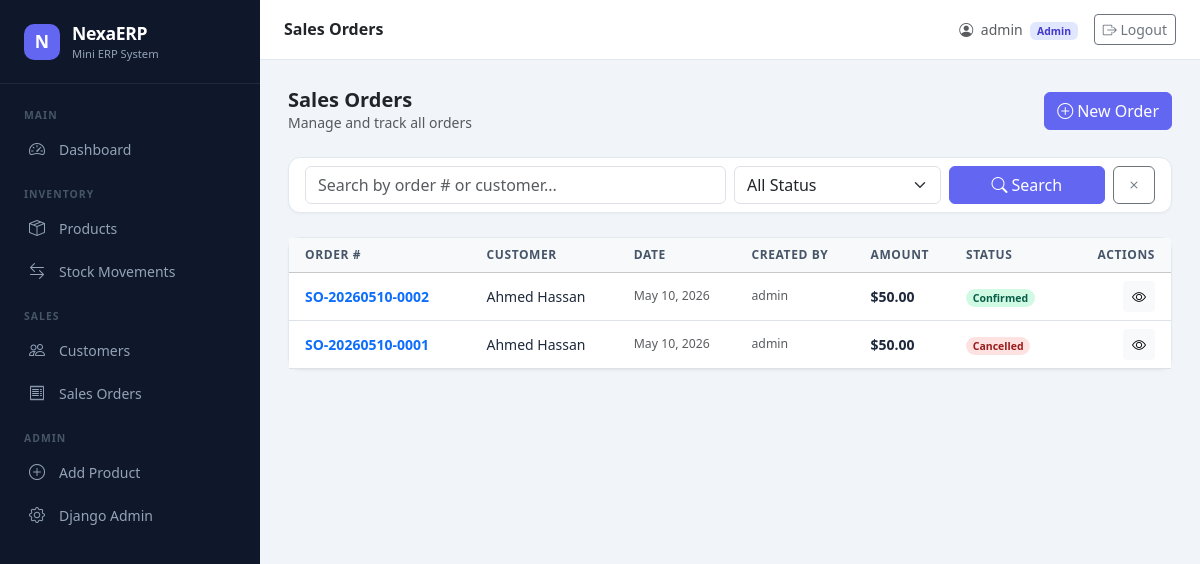
The page /orders/ (signed in) on the database as committed earlier.
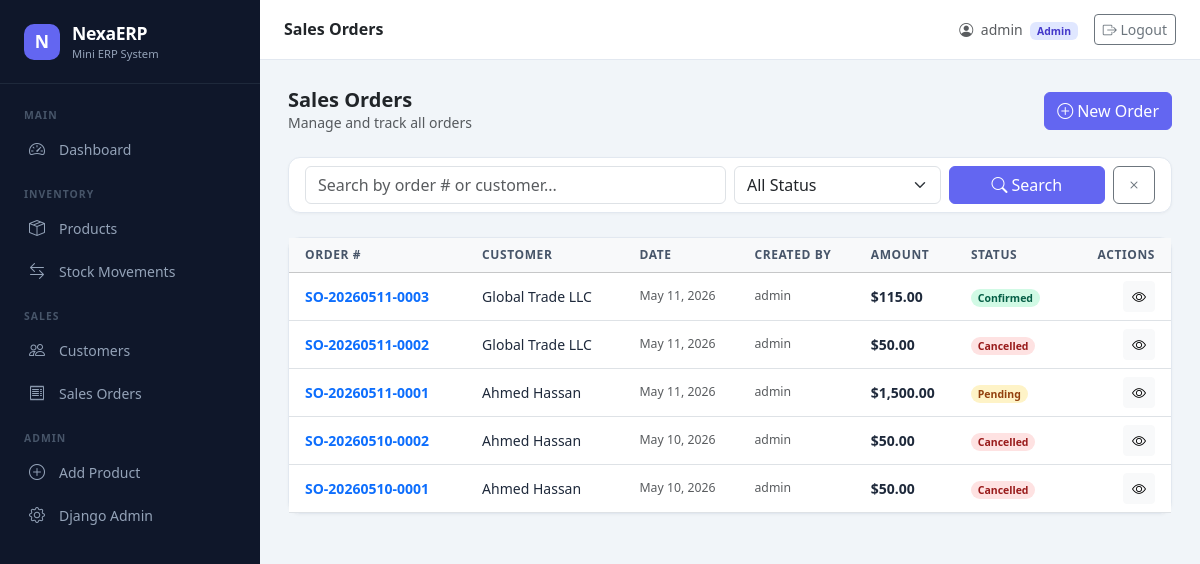
The same page on the database as committed later.
### orders/models.py (models this page shows, shortened)
class SalesOrder(models.Model):
    STATUS_CHOICES = [
        ('pending', 'Pending'),
        ('confirmed', 'Confirmed'),
        ('cancelled', 'Cancelled'),
    ]
    order_number = models.CharField(max_length=50, unique=True, editable=False)
    customer = models.ForeignKey('customers.Customer', on_delete=models.PROTECT)
    order_date = models.DateField(default=timezone.now)
    created_by = models.ForeignKey(User, on_delete=models.PROTECT, related_name='created_orders')
    status = models.CharField(max_length=20, choices=STATUS_CHOICES, default='pending')
    total_amount = models.DecimalField(max_digits=14, decimal_places=2, default=0)
    notes = models.TextField(blank=True)
    created_at = models.DateTimeField(auto_now_add=True)
    updated_at = models.DateTimeField(auto_now=True)
    class Meta:
        ordering = ['-created_at']

### customers/models.py (models this page shows, shortened)
class Customer(models.Model):
    customer_code = models.CharField(max_length=50, unique=True)
    name = models.CharField(max_length=255)
    phone = models.CharField(max_length=20, blank=True)
    address = models.TextField(blank=True)
    email = models.EmailField(blank=True)
    opening_balance = models.DecimalField(max_digits=12, decimal_places=2, default=0)
    is_active = models.BooleanField(default=True)
    created_at = models.DateTimeField(auto_now_add=True)
    updated_at = models.DateTimeField(auto_now=True)
    class Meta:
        ordering = ['name']

### orders/views.py (the view)
# urls.py: path('', OrderListView.as_view(), name='order_list'),
class OrderListView(SalesOrAdminMixin, ListView):
    model = SalesOrder
    template_name = 'orders/order_list.html'
    context_object_name = 'orders'
    paginate_by = 15
    def get_queryset(self):
        query = self.request.GET.get('q', '')
        status = self.request.GET.get('status', '')
        return OrderService.search(query=query or None, status=status or None)
    def get_context_data(self, **kwargs):
        context = super().get_context_data(**kwargs)
        context['search_form'] = OrderSearchForm(self.request.GET)
        return context

### orders/forms.py
class OrderSearchForm(forms.Form):
    q = forms.CharField(
        required=False,
        widget=forms.TextInput(attrs={'class': 'form-control', 'placeholder': 'Search by order # or customer...'})
    )
    status = forms.ChoiceField(
        required=False,
        choices=[('', 'All Status'), ('pending', 'Pending'), ('confirmed', 'Confirmed'), ('cancelled', 'Cancelled')],
        widget=forms.Select(attrs={'class': 'form-select'})
    )

### core/mixins.py (called while the page is built)
    def dispatch(self, request, *args, **kwargs):
        if not request.user.is_authenticated:
            return self.handle_no_permission()
        return super().dispatch(request, *args, **kwargs)

### orders/services.py (called while the page is built)
    @staticmethod
    def search(query=None, status=None, customer_id=None):
        qs = SalesOrder.objects.select_related('customer', 'created_by')
        if query:
            qs = qs.filter(order_number__icontains=query) | \
                 SalesOrder.objects.filter(customer__name__icontains=query).select_related('customer', 'created_by')
        if status:
            qs = qs.filter(status=status)
        if customer_id:
            qs = qs.filter(customer_id=customer_id)
        return qs.distinct().order_by('-created_at')

### orders/templates/orders/order_list.html (shortened to what this page needs)
{% extends "base.html" %}
{% load humanize %}
{% block page_title %}Sales Orders{% endblock %}
{% block content %}
<div class="d-flex justify-content-between align-items-center mb-4">
    <div>
        <h5 class="fw-bold mb-0">Sales Orders</h5>
        <p class="text-muted small mb-0">Manage and track all orders</p>
    </div>
    <a href="{% url 'order_create' %}" class="btn btn-primary">
        <i class="bi bi-plus-circle me-1"></i>New Order
    </a>
</div>
<div class="card mb-4">
    <div class="card-body py-2">
        <form method="get" class="row g-2 align-items-end">
            <div class="col-md-6">{{ search_form.q }}</div>
            <div class="col-md-3">{{ search_form.status }}</div>
            <div class="col-md-3 d-flex gap-2">
                <button type="submit" class="btn btn-primary flex-fill"><i class="bi bi-search me-1"></i>Search</button>
                <a href="{% url 'order_list' %}" class="btn btn-outline-secondary"><i class="bi bi-x"></i></a>
            </div>
        </form>
    </div>
</div>
<div class="card">
    <div class="card-body p-0">
        <div class="table-responsive">
            <table class="table table-hover mb-0">
                <thead class="table-light">
                    <tr>
                        <th class="ps-3">Order #</th>
                        <th>Customer</th>
                        <th>Date</th>
                        <th>Created By</th>
                        <th>Amount</th>
                        <th>Status</th>
                        <th class="text-end pe-3">Actions</th>
                    </tr>
                </thead>
                <tbody>
                    {% for order in orders %}
                    <tr>
                        <td class="ps-3 fw-semibold text-primary">{{ order.order_number }}</td>
                        <td>{{ order.customer.name }}</td>
                        <td class="text-muted small">{{ order.order_date|date:"M d, Y" }}</td>
                        <td class="text-muted small">{{ order.created_by.get_full_name|default:order.created_by.username }}</td>
                        <td class="fw-semibold">${{ order.total_amount|floatformat:2|intcomma }}</td>
                        <td><span class="badge rounded-pill badge-{{ order.status }}">{{ order.get_status_display }}</span></td>
                        <td class="text-end pe-3">
                            <a href="{% url 'order_detail' order.pk %}" class="btn btn-sm btn-light" title="View"><i class="bi bi-eye"></i></a>
                        </td>
                    </tr>
                    {% endfor %}
                </tbody>
            </table>
        </div>
    </div>
</div>
{% endblock %}

Rows that differ between the two databases and show on the page:
added SalesOrder: order_number "SO-20260511-0003", customer.name "Global Trade LLC", order_date "May 11, 2026", created_by.get_full_name "admin", total_amount "115.00", status "Confirmed"
added SalesOrder: order_number "SO-20260511-0002", customer.name "Global Trade LLC", order_date "May 11, 2026", created_by.get_full_name "admin", total_amount "50.00", status "Cancelled"
added SalesOrder: order_number "SO-20260511-0001", customer.name "Ahmed Hassan", order_date "May 11, 2026", created_by.get_full_name "admin", total_amount "1,500.00", status "Pending"
changed SalesOrder "SO-20260510-0002": status "Confirmed" → "Cancelled"
